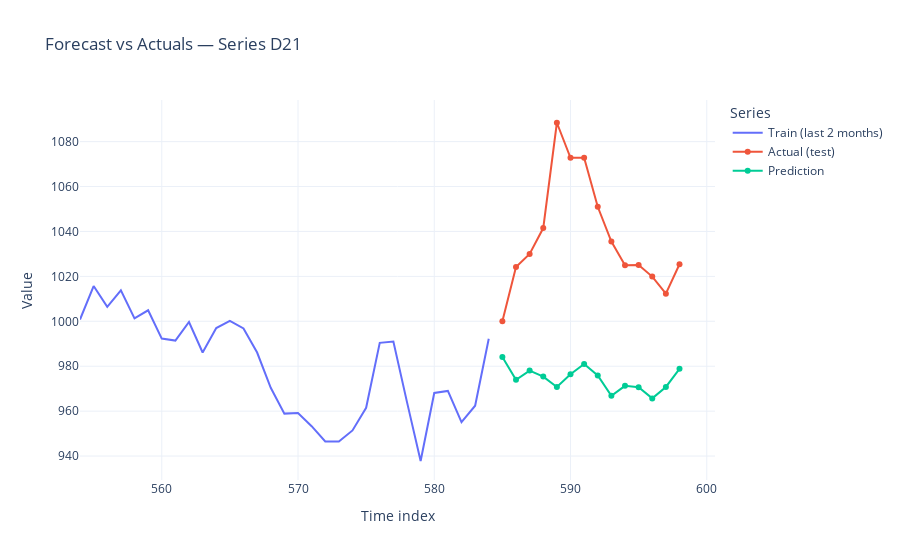

The code cell stored with this chart in its notebook:
### Code cell
plot_forecast(train_df, test_df, predictions, 'D21')

### Figure 1 — Plotly figure (JSON) as saved in the notebook; plotly's stock layout.template omitted (floating-point values rounded to 4 significant figures)
{"data": [{"mode": "lines", "name": "Train (last 2 months)", "type": "scatter", "x": [554, 555, 556, 557, 558, 559, 560, 561, 562, 563, 564, 565, 566, 567, 568, 569, 570, 571, 572, 573, 574, 575, 576, 577, 578, 579, 580, 581, 582, 583, 584], "y": [1001.0, 1016.0, 1006.0, 1014.0, 1001.0, 1005.0, 992.3, 991.4, 999.7, 986.1, 997.0, 1000.0, 996.8, 986.1, 970.4, 958.9, 959.2, 953.3, 946.5, 946.5, 951.4, 961.5, 990.4, 991.0, 964.0, 937.8, 968.1, 969.0, 955.1, 962.4, 992.2]}, {"mode": "lines+markers", "name": "Actual (test)", "type": "scatter", "x": [585, 586, 587, 588, 589, 590, 591, 592, 593, 594, 595, 596, 597, 598], "y": [1000.0, 1024.0, 1030.0, 1042.0, 1088.0, 1073.0, 1073.0, 1051.0, 1036.0, 1025.0, 1025.0, 1020.0, 1012.0, 1025.0]}, {"mode": "lines+markers", "name": "Prediction", "type": "scatter", "x": [585, 586, 587, 588, 589, 590, 591, 592, 593, 594, 595, 596, 597, 598], "y": [984.1, 974.0, 978.1, 975.4, 970.8, 976.4, 981.0, 975.9, 966.9, 971.3, 970.6, 965.7, 970.8, 978.8]}], "layout": {"legend": {"title": {"text": "Series"}}, "title": {"text": "Forecast vs Actuals — Series D21"}, "xaxis": {"title": {"text": "Time index"}}, "yaxis": {"title": {"text": "Value"}}}}
